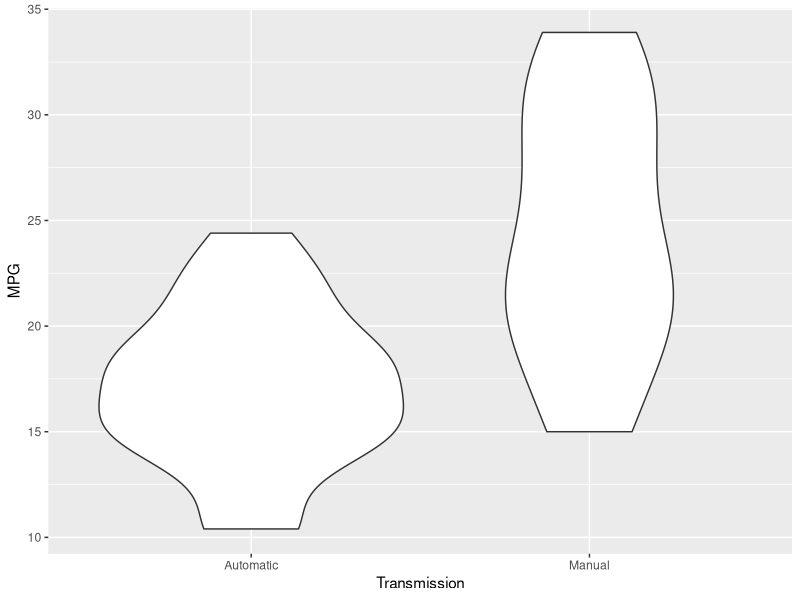
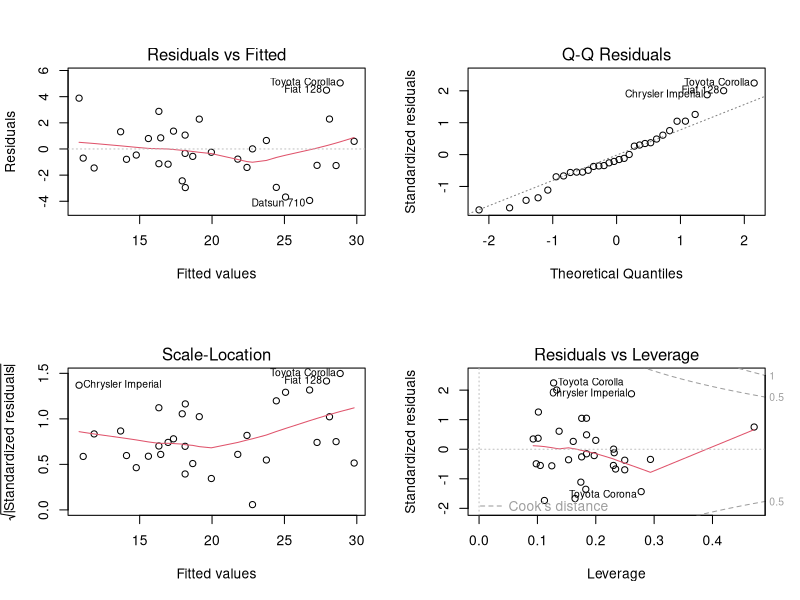

Write R code to recreate these figures, in order.
## ---- chunk 1
knitr::opts_chunk$set(echo = TRUE)
mtcars$cyl <- factor(mtcars$cyl)
mtcars$vs <- factor(mtcars$vs)
mtcars$am <- factor(mtcars$am, labels = c("Automatic", "Manual"))
mtcars$gear <- factor(mtcars$gear)
mtcars$carb <- factor(mtcars$carb)
## ---- chunk 2
t.test(mpg ~ am, data= mtcars, var.equal = FALSE)$p.value
## ---- chunk 3
summary(lm(mpg~am, mtcars))$r.squared
## ---- chunk 4
summary(step(lm(mpg~., mtcars),trace = 0))$r.squared
## ---- chunk 5
anova(lm(mpg~am,mtcars),lm(mpg~am+cyl+hp+wt,data=mtcars))$"Pr(>F)"[2]
## ---- chunk 6
data(mtcars)
str(mtcars)
mtcars$cyl <- factor(mtcars$cyl)
mtcars$vs <- factor(mtcars$vs)
mtcars$am <- factor(mtcars$am, labels = c("Automatic", "Manual"))
mtcars$gear <- factor(mtcars$gear)
mtcars$carb <- factor(mtcars$carb)
## ---- chunk 7
library(ggplot2)
ggplot(mtcars, aes(y=mpg, x=am)) + geom_violin() + xlab("Transmission") + ylab("MPG")
## ---- chunk 8
t.test(mpg ~ am, data= mtcars, var.equal = FALSE)
## ---- chunk 9
summary(lm(mpg~am, mtcars))
## ---- chunk 10
summary(step(lm(mpg~., mtcars),trace = 0))
## ---- chunk 11
anova(lm(mpg~am,mtcars),lm(mpg~am+cyl+hp+wt,data=mtcars))
## ---- chunk 12
par(mfrow=c(2,2))
plot(lm(mpg~am+cyl+hp+wt,data=mtcars))
